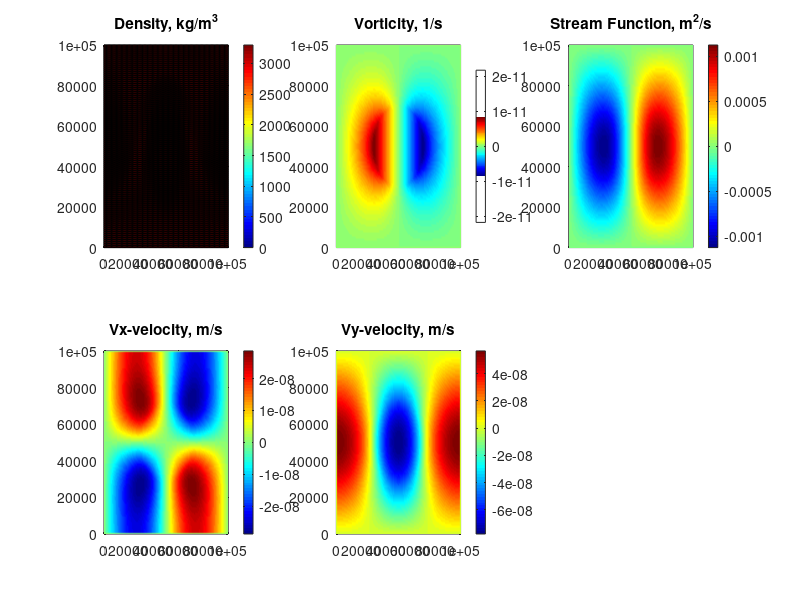

MATLAB code to generate this figure:
% Solving momentum and continuity using the double Poisson-like
% eq.(Psi-omega approach)
clear all % clear memmory
clf % clear figures
clc % clear command window

% 1a. Define numerical model
Nx = 101; % Horizontal resolution
Ny = 101; % Vertical resolution
xsize = 100000; % Horizontal size of the model, m
ysize = 100000; % vertical size of the model, m
dx = xsize/(Nx-1); % Horizontal grid step, m
dy = ysize/(Ny-1); % Vertical grid step, m
x = 0:dx:xsize; % Horizontal coordinates, m
y = 0:dy:ysize; % Vertical coordinates, m

% 1b. define gravity
gx = 0;
gy = 10;

% 1c. define density
RHO = zeros(Ny,Nx); % Initialise density
dis = zeros(Ny,Nx); % Initialise distance

cx = (Nx+1)/2;
cy = (Ny+1)/2;  % The centre of the circle
for j = 1:1:Nx
    for i = 1:1:Ny
        % distance between centre and points
        dis(i,j) = sqrt(((j-cx)*dx)^2+((i-cy)*dy)^2);
        if (dis(i,j) > 20000)
           RHO(i,j) = 3300;
        else
           RHO(i,j) = 3200;
        end
    end
end

% 2. Define global matrices L(), R()
N = Nx * Ny; % The number of unknowns in the grid
L1 = sparse(N, N); % Left hand side coefficients for w
R1 = zeros(N, 1); % Right hand side coefficients for w
L2 = sparse(N, N); % Left hand side coefficients for Psi
R2 = zeros(N, 1); % Right hand side coefficients for Psi

% 3a. Compose of global matrices L1(), R1() for w
% Loop through all grid points
for j = 1:1:Nx
    for i = 1:1:Ny
        % Define global index g based on geometrical index i, j
        g = (j-1) * Ny + i;
        % Decide on the type of equation based on i, j
        if(j==1 || j==Nx || i==1 || i==Ny)
            % Boundary condition equations
            % w = 0 => 1*w(i,j)=0 => 1*S1(g)=0
            % global  => geometrical  => algebraic
            L1(g,g) = 1; % Left hand side
            R1(g,1) = 0; % Right hand side
        else
            % Internal points: 2D Poisson eqaution
            % d2w/dx^2 + d2w/dy^2 = 1
            %
            %           g-1
            %           w2
            %            |
            %     g-Ny   g    g+Ny
            %     w1----w3----w5
            %            |
            %           g+1
            %           w4
            %
            %(w1-2*w3+w5)/dx^2+(w2-2*w3+w4)/dy^2=1
            % Left hand side
            L1(g,g-Ny) = 1/dx^2; % w1
            L1(g,g-1) = 1/dy^2; % w2
            L1(g,g) = -2/dx^2 - 2/dy^2; % w3
            L1(g,g+1) = 1/dy^2; % w4
            L1(g,g+Ny) = 1/dx^2; % w5
            % Right hand side
            R1(g,1) = (-gx*((RHO(i-1,j)-RHO(i+1,j))/(2*dy)) ...
                +gy*((RHO(i,j+1)-RHO(i,j-1))/(2*dx)))/(10^18);           
        end       
    end
end

% 3b. Solve matrices for w
S1 = L1 \ R1; 

% 3c. Reload solution S1(1,...,N) to w() array
w = zeros(Ny,Nx); % Create geometrical array w()
for j = 1:1:Nx
    for i = 1:1:Ny
        % Define global index g based on geometrical index i, j
        g = (j-1) * Ny + i;
        % Reload solution
        w(i,j) = S1(g);
    end
end

% 4a. Compose of global matrices L(), R()
% Loop through all grid points
for j = 1:1:Nx
    for i = 1:1:Ny
        % Define global index g based on geometrical index i, j
        g = (j-1) * Ny + i;
        % Decide on the type of equation based on i, j
        if(j==1 || j==Nx || i==1 || i==Ny)
            % Boundary condition equations
            % Psi = 0 => 1*Psi(i,j)=0 => 1*S2(g)=0
            % global  => geometrical  => algebraic
            L2(g,g) = 1; % Left hand side
            R2(g,1) = 0; % Right hand side
        else
            % Internal points: 2D Poisson eqaution
            % d2Psi/dx^2 + d2Psi/dy^2 = 1
            %
            %           g-1
            %           Psi2
            %            |
            %     g-Ny   g    g+Ny
            %     Psi1--Psi3--Psi5
            %            |
            %           g+1
            %           Psi4
            %
            %(Psi1-2*Psi3+Psi5)/dx^2+(Psi2-2*Psi3+Psi4)/dy^2=1
            % Left hand side
            L2(g,g-Ny) = 1/dx^2; % Psi1
            L2(g,g-1) = 1/dy^2; % Psi2
            L2(g,g) = -2/dx^2 - 2/dy^2; % Psi3
            L2(g,g+1) = 1/dy^2; % Psi4
            L2(g,g+Ny) = 1/dx^2; % Psi5
            % Right hand side
            R2(g,1) = S1(g,1);           
        end       
    end
end

% 4b. Solve matrices
S2 = L2 \ R2; 

% 4c. Reload solution S2(1,...,N) to Psi() array
Psi = zeros(Ny,Nx); % Create geometrical array Psi()
for j = 1:1:Nx
    for i = 1:1:Ny
        % Define global index g based on geometrical index i, j
        g = (j-1) * Ny + i;
        % Reload solution
        Psi(i,j) = S2(g);
    end
end

% 5a. Compute vx from Psi
vx = zeros(Ny,Nx);
for j = 1:1:Nx
    for i = 1:1:Ny
        if(j==1 || j==Nx || i==1 || i==Ny)
            vx(i,j) = 0;
        else
        vx(i,j) = (Psi(i+1,j)-Psi(i-1,j))/(2*dy);
        end
    end
end

% 5b. Compute vy from Psi
vy = zeros(Ny,Nx);
for j = 1:1:Nx
    for i = 1:1:Ny
        if(j==1 || j==Nx || i==1 || i==Ny)
            vy(i,j) = 0;
        else
        vy(i,j) = -(Psi(i,j+1)-Psi(i,j-1))/(2*dx);
        end
    end
end

% 6. Visualization
figure(1);colormap('Jet')

subplot(2,3,1) % visualise density
pcolor(x,y,RHO)
title('Density, kg/m^3')
colorbar
hold on
quiver(x,y,vx,vy,'-k') % 
hold off

subplot(2,3,2) % visualise vorticity w
pcolor(x,y,w)
title('Vorticity, 1/s')
shading interp
colorbar

subplot(2,3,3) % visualise stream function Psi
pcolor(x,y,Psi)
title('Stream Function, m^2/s')
shading interp
colorbar 

subplot(2,3,4) % visualise vx
pcolor(x,y,vx)
title('Vx-velocity, m/s')
shading interp
colorbar 

subplot(2,3,5) % visualise vy
pcolor(x,y,vy)
title('Vy-velocity, m/s')
shading interp
colorbar 
